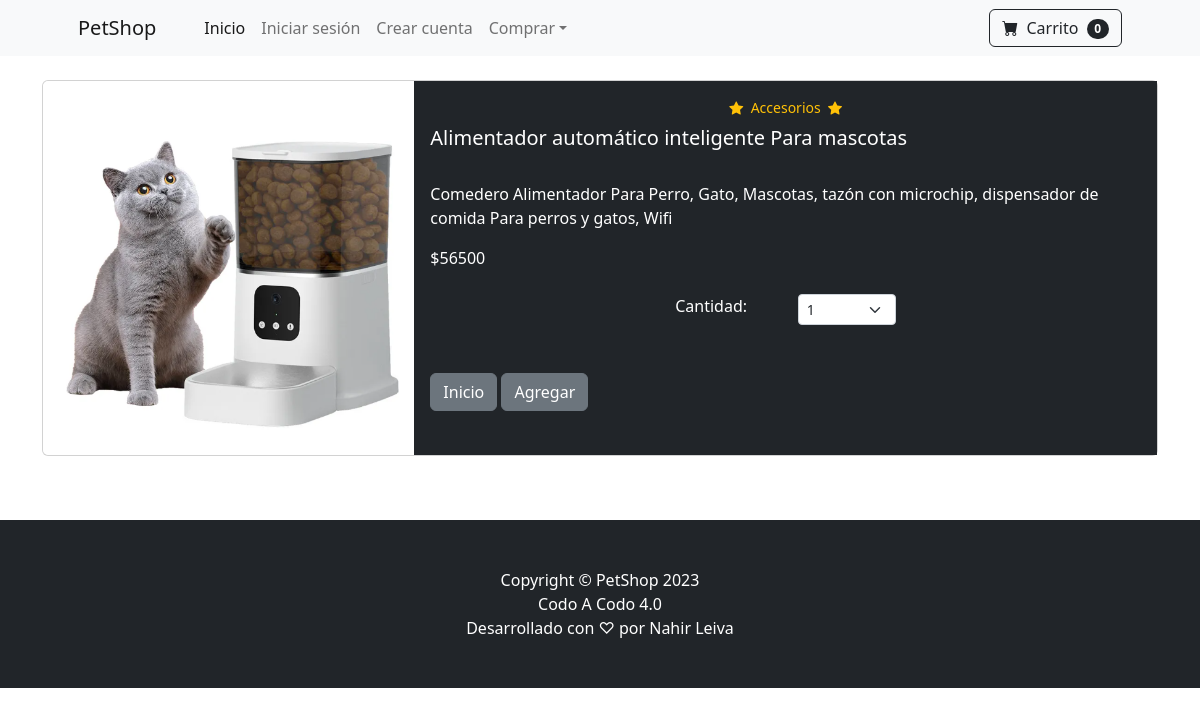
/product/23, run on the app's committed database.
### crud/models.py (models this page shows, shortened)
class Product(models.Model):
    name = models.CharField(max_length=100)
    price = models.FloatField(default=0)
    category = models.ForeignKey(Category, on_delete=models.CASCADE, default=1)
    description = models.CharField(max_length=250, default='', blank=True, null=True)
    image = models.ImageField(upload_to='uploads/product/')

class Category(models.Model):
    name = models.CharField(max_length=50)
    def __str__(self):
        return self.name
    class Meta:
        verbose_name_plural = 'categories'

### crud/views.py (the view)
# urls.py: path('product/<int:pk>', views.product, name='product'),
def product(request,pk):
    product = Product.objects.get(id=pk)
    return render(request, 'product.html', {'product': product})

### cart/cart.py (called while the page is built)
	def __len__(self):
		return len(self.cart)

### cart/context_processors.py (called while the page is built)
def cart(request):
	return {'cart': Cart(request)}

### crud/templates/product.html (shortened to what this page needs)
{% extends 'base.html' %}
{% block content %}
<div class="container">
    <br />
    <div class="card mb-3">
        <div class="row g-0">
            <div class="col-md-4">
                <img src="{{ product.image.url }}" class="img-fluid rounded-start" alt="...">
            </div>
            <div class="col-md-8">
                <div class="card-body h-100 text-bg-dark">
                    <div class="d-flex justify-content-center small text-warning mb-2">
                        <div class="bi-star-fill"></div>
                        &nbsp;&nbsp;{{ product.category }}&nbsp;&nbsp;
                        <div class="bi-star-fill"></div>
                    </div>
                    <h5 class="card-title">{{ product.name }}</h5>
                    <br />
                    <p class="card-text justified">{{ product.description }}</p>
                    ${{ product.price }}
                    <br /><br />
                    <div class="row justify-content-center">
                        <div class="col-md-2">Cantidad:</div>
                        <div class="col-md-2">
                            <select class="form-select form-select-sm" id="qty-cart">
                                <option value="1">1</option>
                            </select>
                        </div>
                    </div>
                    <br /><br />
                    <a href="{% url 'shop'%}" class="btn btn-secondary">Inicio</a>
                    <button type="button" value="{{ product.id }}" class="btn btn-secondary"
                        id="add-cart">Agregar</button>
                </div>
            </div>
        </div>
    </div>
</div>
<br><br>
{% endblock %}

### data on the page
Product: image (picture), category "Accesorios", name "Alimentador automático inteligente Para mascotas", description "Comedero Alimentador Para Perro, Gato, Mascotas, tazón con microchip, dispensador de comida Para perros y gatos, Wifi", price "56500"

### other printed values
{{ cart|length }} "0"
